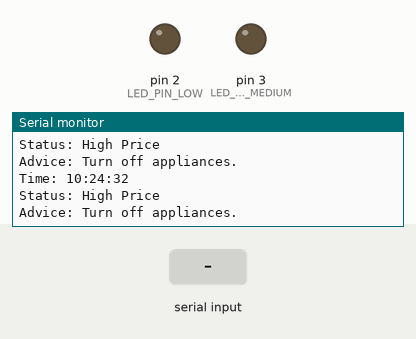
This sketch was run on a simulated Arduino Uno, built with avr-gcc and run on an emulated ATmega328P. Shown: output pins drawn as LEDs (lit = HIGH), the last lines printed to the serial monitor. The test bench sets the inputs (shaded band). The local clock reads 2024-03-15 10:24:30 at power-on unless the sketch sets it.

Above: at 2.8 s.
2.9 s: "90,45\n" received over the second serial link
At 3.9 s:
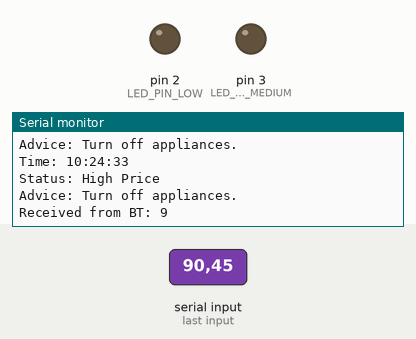
At 5.9 s:
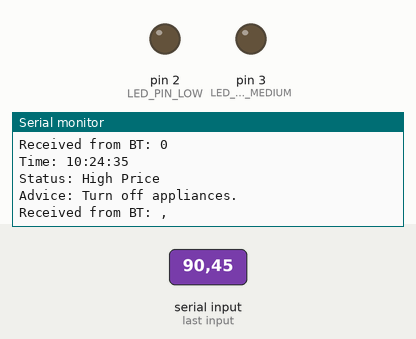
Timing chart, 0 to 7.4 s (numbered marks = the images above; inputs shaded):
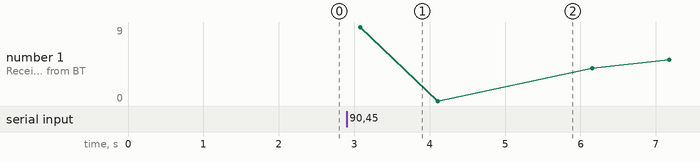

The sketch:

arduino2.ino
```cpp
#include <Wire.h>
#include <RTClib.h>
#include <SoftwareSerial.h>  // For Bluetooth communication

// Pin definitions for the Uno
#define LED_PIN_LOW 2     // LED for low price
#define LED_PIN_MEDIUM 3  // LED for medium price
#define BT_TX_PIN 5       // HC-05 Bluetooth TX Pin
#define BT_RX_PIN 6       // HC-05 Bluetooth RX Pin

RTC_DS3231 rtc;

// Initialize SoftwareSerial for HC-05 communication
SoftwareSerial btSerial(BT_RX_PIN, BT_TX_PIN);  // RX, TX

// CSV Data: Electricity Prices based on the hour of the day
const char* csvData = "\
Time,Price\n\
0,2.80\n\
1,3.00\n\
2,2.60\n\
3,2.40\n\
4,2.20\n\
5,2.00\n\
6,2.50\n\
7,3.00\n\
8,4.00\n\
9,5.00\n\
10,6.00\n\
11,5.50\n\
12,2.50\n\
13,4.50\n\
14,2.00\n\
15,3.50\n\
16,3.00\n\
17,4.50\n\
18,5.00\n\
19,6.00\n\
20,5.00\n\
21,4.00\n\
22,5.50\n\
23,1.00";

void setup() {
  Serial.begin(9600);     // Default Serial Monitor
  btSerial.begin(9600);   // Bluetooth Serial Communication

  // Initialize the RTC
  if (!rtc.begin()) {
    Serial.println("Couldn't find RTC");
    while (1);
  }

  // Set the RTC clock time to 11:32:00

  // Set LED pins as OUTPUT
  pinMode(LED_PIN_LOW, OUTPUT);
  pinMode(LED_PIN_MEDIUM, OUTPUT);
}

void loop() {
  DateTime now = rtc.now();

  // Display the current time and check price
  displayCurrentTime(now);
  checkElectricityPrice(now);

  // Read data from Bluetooth
  if (btSerial.available()) {
    char incomingByte = btSerial.read();
    Serial.print("Received from BT: ");
    Serial.println(incomingByte);
    // Add handling code for received data here if needed
  }

  delay(1000);  // Update every 1 second
}

void displayCurrentTime(DateTime now) {
  Serial.print("Time: ");
  Serial.print(now.hour());
  Serial.print(":");
  Serial.print(now.minute());
  Serial.print(":");
  Serial.println(now.second());
}

void checkElectricityPrice(DateTime now) {
  int hour = now.hour();
  float priceInDollars = getPriceFromCSV(hour);

  // Set LED and message based on price
  if (priceInDollars < 2.50) {
    digitalWrite(LED_PIN_LOW, HIGH);
    digitalWrite(LED_PIN_MEDIUM, HIGH);
    sendBluetoothData(0);  // Send "0" for low price
    Serial.println("Status: Low Price");
    Serial.println("Advice: Use appliances.");

  } else if (priceInDollars < 5.00) {
    digitalWrite(LED_PIN_LOW, LOW);
    digitalWrite(LED_PIN_MEDIUM, HIGH);
    sendBluetoothData(1);  // Send "1" for medium price
    Serial.println("Status: Medium Price");
    Serial.println("Advice: Use priority appliances.");

  } else {
    digitalWrite(LED_PIN_LOW, LOW);
    digitalWrite(LED_PIN_MEDIUM, LOW);
    sendBluetoothData(2);  // Send "2" for high price
    Serial.println("Status: High Price");
    Serial.println("Advice: Turn off appliances.");
  }
}

float getPriceFromCSV(int hour) {
  char searchStr[4];
  sprintf(searchStr, "%02d", hour);

  char* priceStr = strstr(csvData, searchStr);
  if (priceStr != NULL) {
    int priceInCents = atoi(strchr(priceStr, ',') + 1);
    return static_cast<float>(priceInCents);
  }
  return 0.0;  // Default to 0 if no price is found for that hour
}

// Function to send data over Bluetooth
void sendBluetoothData(int priceLevel) {
  if (priceLevel == 0) {
    btSerial.write('0');  // Low price
  } else if (priceLevel == 1) {
    btSerial.write('1');  // Medium price
  } else {
    btSerial.write('2');  // High price
  }
}
```

Measured:
- after the input at 2.9 s, the serial monitor: prints a new line after 0.18 s (image 1)
